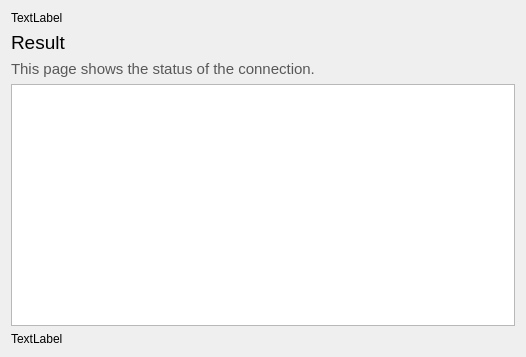
<?xml version="1.0" encoding="UTF-8"?>
<ui version="4.0">
 <class>OwncloudWizardResultPage</class>
 <widget class="QWidget" name="OwncloudWizardResultPage">
  <property name="geometry">
   <rect>
    <x>0</x>
    <y>0</y>
    <width>526</width>
    <height>357</height>
   </rect>
  </property>
  <property name="windowTitle">
   <string>Form</string>
  </property>
  <layout class="QGridLayout" name="gridLayout">
   <item row="3" column="0">
    <widget class="QTextEdit" name="resultTextEdit">
     <property name="readOnly">
      <bool>true</bool>
     </property>
    </widget>
   </item>
   <item row="4" column="0">
    <widget class="QLabel" name="ocLinkLabel">
     <property name="text">
      <string>TextLabel</string>
     </property>
    </widget>
   </item>
   <item row="1" column="0">
    <layout class="QHBoxLayout" name="horizontalLayout_12">
     <item>
      <widget class="QLabel" name="label_3">
       <property name="font">
        <font>
         <pointsize>14</pointsize>
         <weight>50</weight>
         <bold>false</bold>
        </font>
       </property>
       <property name="text">
        <string>Result</string>
       </property>
      </widget>
     </item>
     <item>
      <spacer name="horizontalSpacer_17">
       <property name="orientation">
        <enum>Qt::Horizontal</enum>
       </property>
       <property name="sizeHint" stdset="0">
        <size>
         <width>40</width>
         <height>20</height>
        </size>
       </property>
      </spacer>
     </item>
    </layout>
   </item>
   <item row="2" column="0">
    <widget class="QLabel" name="label_4">
     <property name="text">
      <string>&lt;!DOCTYPE HTML PUBLIC &quot;-//W3C//DTD HTML 4.0//EN&quot; &quot;http://www.w3.org/TR/REC-html40/strict.dtd&quot;&gt;
&lt;html&gt;&lt;head&gt;&lt;meta name=&quot;qrichtext&quot; content=&quot;1&quot; /&gt;&lt;style type=&quot;text/css&quot;&gt;
p, li { white-space: pre-wrap; }
&lt;/style&gt;&lt;/head&gt;&lt;body style=&quot; font-family:'Sans Serif'; font-size:11pt; font-weight:400; font-style:normal;&quot;&gt;
&lt;p style=&quot; margin-top:0px; margin-bottom:0px; margin-left:0px; margin-right:0px; -qt-block-indent:0; text-indent:0px;&quot;&gt;&lt;span style=&quot; color:#585858;&quot;&gt;This page shows the status of the connection.&lt;/span&gt;&lt;/p&gt;&lt;/body&gt;&lt;/html&gt;</string>
     </property>
     <property name="textFormat">
      <enum>Qt::AutoText</enum>
     </property>
     <property name="wordWrap">
      <bool>true</bool>
     </property>
     <property name="openExternalLinks">
      <bool>true</bool>
     </property>
    </widget>
   </item>
   <item row="0" column="0">
    <widget class="QLabel" name="topLabel">
     <property name="text">
      <string>TextLabel</string>
     </property>
    </widget>
   </item>
  </layout>
 </widget>
 <resources/>
 <connections/>
</ui>
